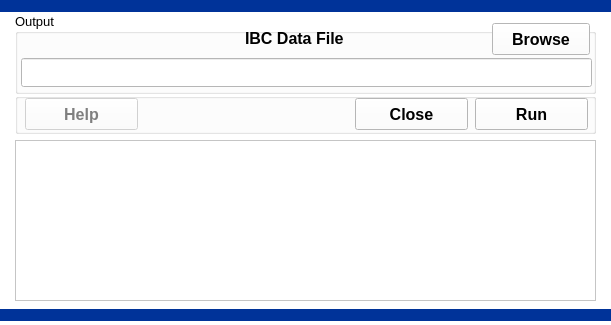
<?xml version="1.0" encoding="UTF-8"?>
<ui version="4.0">
 <class>IbcDataFile</class>
 <widget class="QDialog" name="IbcDataFile">
  <property name="geometry">
   <rect>
    <x>0</x>
    <y>0</y>
    <width>611</width>
    <height>325</height>
   </rect>
  </property>
  <property name="palette">
   <palette>
    <active>
     <colorrole role="WindowText">
      <brush brushstyle="SolidPattern">
       <color alpha="255">
        <red>0</red>
        <green>0</green>
        <blue>0</blue>
       </color>
      </brush>
     </colorrole>
     <colorrole role="Button">
      <brush brushstyle="SolidPattern">
       <color alpha="255">
        <red>255</red>
        <green>255</green>
        <blue>255</blue>
       </color>
      </brush>
     </colorrole>
     <colorrole role="Light">
      <brush brushstyle="SolidPattern">
       <color alpha="255">
        <red>255</red>
        <green>255</green>
        <blue>255</blue>
       </color>
      </brush>
     </colorrole>
     <colorrole role="Midlight">
      <brush brushstyle="SolidPattern">
       <color alpha="255">
        <red>255</red>
        <green>255</green>
        <blue>255</blue>
       </color>
      </brush>
     </colorrole>
     <colorrole role="Dark">
      <brush brushstyle="SolidPattern">
       <color alpha="255">
        <red>127</red>
        <green>127</green>
        <blue>127</blue>
       </color>
      </brush>
     </colorrole>
     <colorrole role="Mid">
      <brush brushstyle="SolidPattern">
       <color alpha="255">
        <red>170</red>
        <green>170</green>
        <blue>170</blue>
       </color>
      </brush>
     </colorrole>
     <colorrole role="Text">
      <brush brushstyle="SolidPattern">
       <color alpha="255">
        <red>0</red>
        <green>0</green>
        <blue>0</blue>
       </color>
      </brush>
     </colorrole>
     <colorrole role="BrightText">
      <brush brushstyle="SolidPattern">
       <color alpha="255">
        <red>255</red>
        <green>255</green>
        <blue>255</blue>
       </color>
      </brush>
     </colorrole>
     <colorrole role="ButtonText">
      <brush brushstyle="SolidPattern">
       <color alpha="255">
        <red>0</red>
        <green>0</green>
        <blue>0</blue>
       </color>
      </brush>
     </colorrole>
     <colorrole role="Base">
      <brush brushstyle="SolidPattern">
       <color alpha="255">
        <red>255</red>
        <green>255</green>
        <blue>255</blue>
       </color>
      </brush>
     </colorrole>
     <colorrole role="Window">
      <brush brushstyle="SolidPattern">
       <color alpha="255">
        <red>255</red>
        <green>255</green>
        <blue>255</blue>
       </color>
      </brush>
     </colorrole>
     <colorrole role="Shadow">
      <brush brushstyle="SolidPattern">
       <color alpha="255">
        <red>0</red>
        <green>0</green>
        <blue>0</blue>
       </color>
      </brush>
     </colorrole>
     <colorrole role="AlternateBase">
      <brush brushstyle="SolidPattern">
       <color alpha="255">
        <red>255</red>
        <green>255</green>
        <blue>255</blue>
       </color>
      </brush>
     </colorrole>
     <colorrole role="ToolTipBase">
      <brush brushstyle="SolidPattern">
       <color alpha="255">
        <red>255</red>
        <green>255</green>
        <blue>220</blue>
       </color>
      </brush>
     </colorrole>
     <colorrole role="ToolTipText">
      <brush brushstyle="SolidPattern">
       <color alpha="255">
        <red>0</red>
        <green>0</green>
        <blue>0</blue>
       </color>
      </brush>
     </colorrole>
    </active>
    <inactive>
     <colorrole role="WindowText">
      <brush brushstyle="SolidPattern">
       <color alpha="255">
        <red>0</red>
        <green>0</green>
        <blue>0</blue>
       </color>
      </brush>
     </colorrole>
     <colorrole role="Button">
      <brush brushstyle="SolidPattern">
       <color alpha="255">
        <red>255</red>
        <green>255</green>
        <blue>255</blue>
       </color>
      </brush>
     </colorrole>
     <colorrole role="Light">
      <brush brushstyle="SolidPattern">
       <color alpha="255">
        <red>255</red>
        <green>255</green>
        <blue>255</blue>
       </color>
      </brush>
     </colorrole>
     <colorrole role="Midlight">
      <brush brushstyle="SolidPattern">
       <color alpha="255">
        <red>255</red>
        <green>255</green>
        <blue>255</blue>
       </color>
      </brush>
     </colorrole>
     <colorrole role="Dark">
      <brush brushstyle="SolidPattern">
       <color alpha="255">
        <red>127</red>
        <green>127</green>
        <blue>127</blue>
       </color>
      </brush>
     </colorrole>
     <colorrole role="Mid">
      <brush brushstyle="SolidPattern">
       <color alpha="255">
        <red>170</red>
        <green>170</green>
        <blue>170</blue>
       </color>
      </brush>
     </colorrole>
     <colorrole role="Text">
      <brush brushstyle="SolidPattern">
       <color alpha="255">
        <red>0</red>
        <green>0</green>
        <blue>0</blue>
       </color>
      </brush>
     </colorrole>
     <colorrole role="BrightText">
      <brush brushstyle="SolidPattern">
       <color alpha="255">
        <red>255</red>
        <green>255</green>
        <blue>255</blue>
       </color>
      </brush>
     </colorrole>
     <colorrole role="ButtonText">
      <brush brushstyle="SolidPattern">
       <color alpha="255">
        <red>0</red>
        <green>0</green>
        <blue>0</blue>
       </color>
      </brush>
     </colorrole>
     <colorrole role="Base">
      <brush brushstyle="SolidPattern">
       <color alpha="255">
        <red>255</red>
        <green>255</green>
        <blue>255</blue>
       </color>
      </brush>
     </colorrole>
     <colorrole role="Window">
      <brush brushstyle="SolidPattern">
       <color alpha="255">
        <red>255</red>
        <green>255</green>
        <blue>255</blue>
       </color>
      </brush>
     </colorrole>
     <colorrole role="Shadow">
      <brush brushstyle="SolidPattern">
       <color alpha="255">
        <red>0</red>
        <green>0</green>
        <blue>0</blue>
       </color>
      </brush>
     </colorrole>
     <colorrole role="AlternateBase">
      <brush brushstyle="SolidPattern">
       <color alpha="255">
        <red>255</red>
        <green>255</green>
        <blue>255</blue>
       </color>
      </brush>
     </colorrole>
     <colorrole role="ToolTipBase">
      <brush brushstyle="SolidPattern">
       <color alpha="255">
        <red>255</red>
        <green>255</green>
        <blue>220</blue>
       </color>
      </brush>
     </colorrole>
     <colorrole role="ToolTipText">
      <brush brushstyle="SolidPattern">
       <color alpha="255">
        <red>0</red>
        <green>0</green>
        <blue>0</blue>
       </color>
      </brush>
     </colorrole>
    </inactive>
    <disabled>
     <colorrole role="WindowText">
      <brush brushstyle="SolidPattern">
       <color alpha="255">
        <red>127</red>
        <green>127</green>
        <blue>127</blue>
       </color>
      </brush>
     </colorrole>
     <colorrole role="Button">
      <brush brushstyle="SolidPattern">
       <color alpha="255">
        <red>255</red>
        <green>255</green>
        <blue>255</blue>
       </color>
      </brush>
     </colorrole>
     <colorrole role="Light">
      <brush brushstyle="SolidPattern">
       <color alpha="255">
        <red>255</red>
        <green>255</green>
        <blue>255</blue>
       </color>
      </brush>
     </colorrole>
     <colorrole role="Midlight">
      <brush brushstyle="SolidPattern">
       <color alpha="255">
        <red>255</red>
        <green>255</green>
        <blue>255</blue>
       </color>
      </brush>
     </colorrole>
     <colorrole role="Dark">
      <brush brushstyle="SolidPattern">
       <color alpha="255">
        <red>127</red>
        <green>127</green>
        <blue>127</blue>
       </color>
      </brush>
     </colorrole>
     <colorrole role="Mid">
      <brush brushstyle="SolidPattern">
       <color alpha="255">
        <red>170</red>
        <green>170</green>
        <blue>170</blue>
       </color>
      </brush>
     </colorrole>
     <colorrole role="Text">
      <brush brushstyle="SolidPattern">
       <color alpha="255">
        <red>127</red>
        <green>127</green>
        <blue>127</blue>
       </color>
      </brush>
     </colorrole>
     <colorrole role="BrightText">
      <brush brushstyle="SolidPattern">
       <color alpha="255">
        <red>255</red>
        <green>255</green>
        <blue>255</blue>
       </color>
      </brush>
     </colorrole>
     <colorrole role="ButtonText">
      <brush brushstyle="SolidPattern">
       <color alpha="255">
        <red>127</red>
        <green>127</green>
        <blue>127</blue>
       </color>
      </brush>
     </colorrole>
     <colorrole role="Base">
      <brush brushstyle="SolidPattern">
       <color alpha="255">
        <red>255</red>
        <green>255</green>
        <blue>255</blue>
       </color>
      </brush>
     </colorrole>
     <colorrole role="Window">
      <brush brushstyle="SolidPattern">
       <color alpha="255">
        <red>255</red>
        <green>255</green>
        <blue>255</blue>
       </color>
      </brush>
     </colorrole>
     <colorrole role="Shadow">
      <brush brushstyle="SolidPattern">
       <color alpha="255">
        <red>0</red>
        <green>0</green>
        <blue>0</blue>
       </color>
      </brush>
     </colorrole>
     <colorrole role="AlternateBase">
      <brush brushstyle="SolidPattern">
       <color alpha="255">
        <red>255</red>
        <green>255</green>
        <blue>255</blue>
       </color>
      </brush>
     </colorrole>
     <colorrole role="ToolTipBase">
      <brush brushstyle="SolidPattern">
       <color alpha="255">
        <red>255</red>
        <green>255</green>
        <blue>220</blue>
       </color>
      </brush>
     </colorrole>
     <colorrole role="ToolTipText">
      <brush brushstyle="SolidPattern">
       <color alpha="255">
        <red>0</red>
        <green>0</green>
        <blue>0</blue>
       </color>
      </brush>
     </colorrole>
    </disabled>
   </palette>
  </property>
  <property name="font">
   <font>
    <family>Arial</family>
    <pointsize>10</pointsize>
   </font>
  </property>
  <property name="windowTitle">
   <string>Ibc Data File</string>
  </property>
  <widget class="QTextBrowser" name="textBrowserLogs">
   <property name="geometry">
    <rect>
     <x>15</x>
     <y>140</y>
     <width>581</width>
     <height>161</height>
    </rect>
   </property>
   <property name="font">
    <font>
     <pointsize>11</pointsize>
    </font>
   </property>
   <property name="lineWrapMode">
    <enum>QTextEdit::NoWrap</enum>
   </property>
  </widget>
  <widget class="Line" name="BorderTop">
   <property name="geometry">
    <rect>
     <x>0</x>
     <y>-4</y>
     <width>611</width>
     <height>20</height>
    </rect>
   </property>
   <property name="baseSize">
    <size>
     <width>0</width>
     <height>0</height>
    </size>
   </property>
   <property name="palette">
    <palette>
     <active>
      <colorrole role="WindowText">
       <brush brushstyle="SolidPattern">
        <color alpha="255">
         <red>0</red>
         <green>51</green>
         <blue>153</blue>
        </color>
       </brush>
      </colorrole>
      <colorrole role="Button">
       <brush brushstyle="SolidPattern">
        <color alpha="255">
         <red>128</red>
         <green>0</green>
         <blue>0</blue>
        </color>
       </brush>
      </colorrole>
      <colorrole role="Light">
       <brush brushstyle="SolidPattern">
        <color alpha="255">
         <red>192</red>
         <green>0</green>
         <blue>0</blue>
        </color>
       </brush>
      </colorrole>
      <colorrole role="Midlight">
       <brush brushstyle="SolidPattern">
        <color alpha="255">
         <red>160</red>
         <green>0</green>
         <blue>0</blue>
        </color>
       </brush>
      </colorrole>
      <colorrole role="Dark">
       <brush brushstyle="SolidPattern">
        <color alpha="255">
         <red>64</red>
         <green>0</green>
         <blue>0</blue>
        </color>
       </brush>
      </colorrole>
      <colorrole role="Mid">
       <brush brushstyle="SolidPattern">
        <color alpha="255">
         <red>85</red>
         <green>0</green>
         <blue>0</blue>
        </color>
       </brush>
      </colorrole>
      <colorrole role="Text">
       <brush brushstyle="SolidPattern">
        <color alpha="255">
         <red>0</red>
         <green>51</green>
         <blue>153</blue>
        </color>
       </brush>
      </colorrole>
      <colorrole role="BrightText">
       <brush brushstyle="SolidPattern">
        <color alpha="255">
         <red>255</red>
         <green>255</green>
         <blue>255</blue>
        </color>
       </brush>
      </colorrole>
      <colorrole role="ButtonText">
       <brush brushstyle="SolidPattern">
        <color alpha="255">
         <red>0</red>
         <green>51</green>
         <blue>153</blue>
        </color>
       </brush>
      </colorrole>
      <colorrole role="Base">
       <brush brushstyle="SolidPattern">
        <color alpha="255">
         <red>0</red>
         <green>0</green>
         <blue>0</blue>
        </color>
       </brush>
      </colorrole>
      <colorrole role="Window">
       <brush brushstyle="SolidPattern">
        <color alpha="255">
         <red>128</red>
         <green>0</green>
         <blue>0</blue>
        </color>
       </brush>
      </colorrole>
      <colorrole role="Shadow">
       <brush brushstyle="SolidPattern">
        <color alpha="255">
         <red>0</red>
         <green>0</green>
         <blue>0</blue>
        </color>
       </brush>
      </colorrole>
      <colorrole role="AlternateBase">
       <brush brushstyle="SolidPattern">
        <color alpha="255">
         <red>64</red>
         <green>0</green>
         <blue>0</blue>
        </color>
       </brush>
      </colorrole>
      <colorrole role="ToolTipBase">
       <brush brushstyle="SolidPattern">
        <color alpha="255">
         <red>255</red>
         <green>255</green>
         <blue>220</blue>
        </color>
       </brush>
      </colorrole>
      <colorrole role="ToolTipText">
       <brush brushstyle="SolidPattern">
        <color alpha="255">
         <red>0</red>
         <green>0</green>
         <blue>0</blue>
        </color>
       </brush>
      </colorrole>
     </active>
     <inactive>
      <colorrole role="WindowText">
       <brush brushstyle="SolidPattern">
        <color alpha="255">
         <red>0</red>
         <green>51</green>
         <blue>153</blue>
        </color>
       </brush>
      </colorrole>
      <colorrole role="Button">
       <brush brushstyle="SolidPattern">
        <color alpha="255">
         <red>128</red>
         <green>0</green>
         <blue>0</blue>
        </color>
       </brush>
      </colorrole>
      <colorrole role="Light">
       <brush brushstyle="SolidPattern">
        <color alpha="255">
         <red>192</red>
         <green>0</green>
         <blue>0</blue>
        </color>
       </brush>
      </colorrole>
      <colorrole role="Midlight">
       <brush brushstyle="SolidPattern">
        <color alpha="255">
         <red>160</red>
         <green>0</green>
         <blue>0</blue>
        </color>
       </brush>
      </colorrole>
      <colorrole role="Dark">
       <brush brushstyle="SolidPattern">
        <color alpha="255">
         <red>64</red>
         <green>0</green>
         <blue>0</blue>
        </color>
       </brush>
      </colorrole>
      <colorrole role="Mid">
       <brush brushstyle="SolidPattern">
        <color alpha="255">
         <red>85</red>
         <green>0</green>
         <blue>0</blue>
        </color>
       </brush>
      </colorrole>
      <colorrole role="Text">
       <brush brushstyle="SolidPattern">
        <color alpha="255">
         <red>0</red>
         <green>51</green>
         <blue>153</blue>
        </color>
       </brush>
      </colorrole>
      <colorrole role="BrightText">
       <brush brushstyle="SolidPattern">
        <color alpha="255">
         <red>255</red>
         <green>255</green>
         <blue>255</blue>
        </color>
       </brush>
      </colorrole>
      <colorrole role="ButtonText">
       <brush brushstyle="SolidPattern">
        <color alpha="255">
         <red>0</red>
         <green>51</green>
         <blue>153</blue>
        </color>
       </brush>
      </colorrole>
      <colorrole role="Base">
       <brush brushstyle="SolidPattern">
        <color alpha="255">
         <red>0</red>
         <green>0</green>
         <blue>0</blue>
        </color>
       </brush>
      </colorrole>
      <colorrole role="Window">
       <brush brushstyle="SolidPattern">
        <color alpha="255">
         <red>128</red>
         <green>0</green>
         <blue>0</blue>
        </color>
       </brush>
      </colorrole>
      <colorrole role="Shadow">
       <brush brushstyle="SolidPattern">
        <color alpha="255">
         <red>0</red>
         <green>0</green>
         <blue>0</blue>
        </color>
       </brush>
      </colorrole>
      <colorrole role="AlternateBase">
       <brush brushstyle="SolidPattern">
        <color alpha="255">
         <red>64</red>
         <green>0</green>
         <blue>0</blue>
        </color>
       </brush>
      </colorrole>
      <colorrole role="ToolTipBase">
       <brush brushstyle="SolidPattern">
        <color alpha="255">
         <red>255</red>
         <green>255</green>
         <blue>220</blue>
        </color>
       </brush>
      </colorrole>
      <colorrole role="ToolTipText">
       <brush brushstyle="SolidPattern">
        <color alpha="255">
         <red>0</red>
         <green>0</green>
         <blue>0</blue>
        </color>
       </brush>
      </colorrole>
     </inactive>
     <disabled>
      <colorrole role="WindowText">
       <brush brushstyle="SolidPattern">
        <color alpha="255">
         <red>0</red>
         <green>51</green>
         <blue>153</blue>
        </color>
       </brush>
      </colorrole>
      <colorrole role="Button">
       <brush brushstyle="SolidPattern">
        <color alpha="255">
         <red>128</red>
         <green>0</green>
         <blue>0</blue>
        </color>
       </brush>
      </colorrole>
      <colorrole role="Light">
       <brush brushstyle="SolidPattern">
        <color alpha="255">
         <red>192</red>
         <green>0</green>
         <blue>0</blue>
        </color>
       </brush>
      </colorrole>
      <colorrole role="Midlight">
       <brush brushstyle="SolidPattern">
        <color alpha="255">
         <red>160</red>
         <green>0</green>
         <blue>0</blue>
        </color>
       </brush>
      </colorrole>
      <colorrole role="Dark">
       <brush brushstyle="SolidPattern">
        <color alpha="255">
         <red>64</red>
         <green>0</green>
         <blue>0</blue>
        </color>
       </brush>
      </colorrole>
      <colorrole role="Mid">
       <brush brushstyle="SolidPattern">
        <color alpha="255">
         <red>85</red>
         <green>0</green>
         <blue>0</blue>
        </color>
       </brush>
      </colorrole>
      <colorrole role="Text">
       <brush brushstyle="SolidPattern">
        <color alpha="255">
         <red>0</red>
         <green>51</green>
         <blue>153</blue>
        </color>
       </brush>
      </colorrole>
      <colorrole role="BrightText">
       <brush brushstyle="SolidPattern">
        <color alpha="255">
         <red>255</red>
         <green>255</green>
         <blue>255</blue>
        </color>
       </brush>
      </colorrole>
      <colorrole role="ButtonText">
       <brush brushstyle="SolidPattern">
        <color alpha="255">
         <red>0</red>
         <green>51</green>
         <blue>153</blue>
        </color>
       </brush>
      </colorrole>
      <colorrole role="Base">
       <brush brushstyle="SolidPattern">
        <color alpha="255">
         <red>128</red>
         <green>0</green>
         <blue>0</blue>
        </color>
       </brush>
      </colorrole>
      <colorrole role="Window">
       <brush brushstyle="SolidPattern">
        <color alpha="255">
         <red>128</red>
         <green>0</green>
         <blue>0</blue>
        </color>
       </brush>
      </colorrole>
      <colorrole role="Shadow">
       <brush brushstyle="SolidPattern">
        <color alpha="255">
         <red>0</red>
         <green>0</green>
         <blue>0</blue>
        </color>
       </brush>
      </colorrole>
      <colorrole role="AlternateBase">
       <brush brushstyle="SolidPattern">
        <color alpha="255">
         <red>128</red>
         <green>0</green>
         <blue>0</blue>
        </color>
       </brush>
      </colorrole>
      <colorrole role="ToolTipBase">
       <brush brushstyle="SolidPattern">
        <color alpha="255">
         <red>255</red>
         <green>255</green>
         <blue>220</blue>
        </color>
       </brush>
      </colorrole>
      <colorrole role="ToolTipText">
       <brush brushstyle="SolidPattern">
        <color alpha="255">
         <red>0</red>
         <green>0</green>
         <blue>0</blue>
        </color>
       </brush>
      </colorrole>
     </disabled>
    </palette>
   </property>
   <property name="styleSheet">
    <string notr="true">color: rgb(0, 51, 153);</string>
   </property>
   <property name="frameShadow">
    <enum>QFrame::Plain</enum>
   </property>
   <property name="lineWidth">
    <number>12</number>
   </property>
   <property name="midLineWidth">
    <number>0</number>
   </property>
   <property name="orientation">
    <enum>Qt::Horizontal</enum>
   </property>
  </widget>
  <widget class="QGroupBox" name="groupBoxButtons">
   <property name="geometry">
    <rect>
     <x>15</x>
     <y>93</y>
     <width>581</width>
     <height>41</height>
    </rect>
   </property>
   <property name="title">
    <string/>
   </property>
   <widget class="QPushButton" name="pushButtonHelp">
    <property name="enabled">
     <bool>false</bool>
    </property>
    <property name="geometry">
     <rect>
      <x>10</x>
      <y>5</y>
      <width>113</width>
      <height>32</height>
     </rect>
    </property>
    <property name="font">
     <font>
      <pointsize>12</pointsize>
      <weight>75</weight>
      <bold>true</bold>
     </font>
    </property>
    <property name="text">
     <string>Help</string>
    </property>
    <property name="autoDefault">
     <bool>false</bool>
    </property>
   </widget>
   <widget class="QPushButton" name="pushButtonClose">
    <property name="geometry">
     <rect>
      <x>340</x>
      <y>5</y>
      <width>113</width>
      <height>32</height>
     </rect>
    </property>
    <property name="font">
     <font>
      <pointsize>12</pointsize>
      <weight>75</weight>
      <bold>true</bold>
     </font>
    </property>
    <property name="text">
     <string>Close</string>
    </property>
    <property name="autoDefault">
     <bool>false</bool>
    </property>
   </widget>
   <widget class="QPushButton" name="pushButtonRun">
    <property name="geometry">
     <rect>
      <x>460</x>
      <y>5</y>
      <width>113</width>
      <height>32</height>
     </rect>
    </property>
    <property name="font">
     <font>
      <pointsize>12</pointsize>
      <weight>75</weight>
      <bold>true</bold>
     </font>
    </property>
    <property name="toolTip">
     <string/>
    </property>
    <property name="text">
     <string>Run</string>
    </property>
    <property name="autoDefault">
     <bool>false</bool>
    </property>
   </widget>
  </widget>
  <widget class="Line" name="BorderBottom">
   <property name="geometry">
    <rect>
     <x>0</x>
     <y>305</y>
     <width>611</width>
     <height>20</height>
    </rect>
   </property>
   <property name="baseSize">
    <size>
     <width>0</width>
     <height>0</height>
    </size>
   </property>
   <property name="palette">
    <palette>
     <active>
      <colorrole role="WindowText">
       <brush brushstyle="SolidPattern">
        <color alpha="255">
         <red>0</red>
         <green>51</green>
         <blue>153</blue>
        </color>
       </brush>
      </colorrole>
      <colorrole role="Button">
       <brush brushstyle="SolidPattern">
        <color alpha="255">
         <red>128</red>
         <green>0</green>
         <blue>0</blue>
        </color>
       </brush>
      </colorrole>
      <colorrole role="Light">
       <brush brushstyle="SolidPattern">
        <color alpha="255">
         <red>192</red>
         <green>0</green>
         <blue>0</blue>
        </color>
       </brush>
      </colorrole>
      <colorrole role="Midlight">
       <brush brushstyle="SolidPattern">
        <color alpha="255">
         <red>160</red>
         <green>0</green>
         <blue>0</blue>
        </color>
       </brush>
      </colorrole>
      <colorrole role="Dark">
       <brush brushstyle="SolidPattern">
        <color alpha="255">
         <red>64</red>
         <green>0</green>
         <blue>0</blue>
        </color>
       </brush>
      </colorrole>
      <colorrole role="Mid">
       <brush brushstyle="SolidPattern">
        <color alpha="255">
         <red>85</red>
         <green>0</green>
         <blue>0</blue>
        </color>
       </brush>
      </colorrole>
      <colorrole role="Text">
       <brush brushstyle="SolidPattern">
        <color alpha="255">
         <red>0</red>
         <green>51</green>
         <blue>153</blue>
        </color>
       </brush>
      </colorrole>
      <colorrole role="BrightText">
       <brush brushstyle="SolidPattern">
        <color alpha="255">
         <red>255</red>
         <green>255</green>
         <blue>255</blue>
        </color>
       </brush>
      </colorrole>
      <colorrole role="ButtonText">
       <brush brushstyle="SolidPattern">
        <color alpha="255">
         <red>0</red>
         <green>51</green>
         <blue>153</blue>
        </color>
       </brush>
      </colorrole>
      <colorrole role="Base">
       <brush brushstyle="SolidPattern">
        <color alpha="255">
         <red>0</red>
         <green>0</green>
         <blue>0</blue>
        </color>
       </brush>
      </colorrole>
      <colorrole role="Window">
       <brush brushstyle="SolidPattern">
        <color alpha="255">
         <red>128</red>
         <green>0</green>
         <blue>0</blue>
        </color>
       </brush>
      </colorrole>
      <colorrole role="Shadow">
       <brush brushstyle="SolidPattern">
        <color alpha="255">
         <red>0</red>
         <green>0</green>
         <blue>0</blue>
        </color>
       </brush>
      </colorrole>
      <colorrole role="AlternateBase">
       <brush brushstyle="SolidPattern">
        <color alpha="255">
         <red>64</red>
         <green>0</green>
         <blue>0</blue>
        </color>
       </brush>
      </colorrole>
      <colorrole role="ToolTipBase">
       <brush brushstyle="SolidPattern">
        <color alpha="255">
         <red>255</red>
         <green>255</green>
         <blue>220</blue>
        </color>
       </brush>
      </colorrole>
      <colorrole role="ToolTipText">
       <brush brushstyle="SolidPattern">
        <color alpha="255">
         <red>0</red>
         <green>0</green>
         <blue>0</blue>
        </color>
       </brush>
      </colorrole>
     </active>
     <inactive>
      <colorrole role="WindowText">
       <brush brushstyle="SolidPattern">
        <color alpha="255">
         <red>0</red>
         <green>51</green>
         <blue>153</blue>
        </color>
       </brush>
      </colorrole>
      <colorrole role="Button">
       <brush brushstyle="SolidPattern">
        <color alpha="255">
         <red>128</red>
         <green>0</green>
         <blue>0</blue>
        </color>
       </brush>
      </colorrole>
      <colorrole role="Light">
       <brush brushstyle="SolidPattern">
        <color alpha="255">
         <red>192</red>
         <green>0</green>
         <blue>0</blue>
        </color>
       </brush>
      </colorrole>
      <colorrole role="Midlight">
       <brush brushstyle="SolidPattern">
        <color alpha="255">
         <red>160</red>
         <green>0</green>
         <blue>0</blue>
        </color>
       </brush>
      </colorrole>
      <colorrole role="Dark">
       <brush brushstyle="SolidPattern">
        <color alpha="255">
         <red>64</red>
         <green>0</green>
         <blue>0</blue>
        </color>
       </brush>
      </colorrole>
      <colorrole role="Mid">
       <brush brushstyle="SolidPattern">
        <color alpha="255">
         <red>85</red>
         <green>0</green>
         <blue>0</blue>
        </color>
       </brush>
      </colorrole>
      <colorrole role="Text">
       <brush brushstyle="SolidPattern">
        <color alpha="255">
         <red>0</red>
         <green>51</green>
         <blue>153</blue>
        </color>
       </brush>
      </colorrole>
      <colorrole role="BrightText">
       <brush brushstyle="SolidPattern">
        <color alpha="255">
         <red>255</red>
         <green>255</green>
         <blue>255</blue>
        </color>
       </brush>
      </colorrole>
      <colorrole role="ButtonText">
       <brush brushstyle="SolidPattern">
        <color alpha="255">
         <red>0</red>
         <green>51</green>
         <blue>153</blue>
        </color>
       </brush>
      </colorrole>
      <colorrole role="Base">
       <brush brushstyle="SolidPattern">
        <color alpha="255">
         <red>0</red>
         <green>0</green>
         <blue>0</blue>
        </color>
       </brush>
      </colorrole>
      <colorrole role="Window">
       <brush brushstyle="SolidPattern">
        <color alpha="255">
         <red>128</red>
         <green>0</green>
         <blue>0</blue>
        </color>
       </brush>
      </colorrole>
      <colorrole role="Shadow">
       <brush brushstyle="SolidPattern">
        <color alpha="255">
         <red>0</red>
         <green>0</green>
         <blue>0</blue>
        </color>
       </brush>
      </colorrole>
      <colorrole role="AlternateBase">
       <brush brushstyle="SolidPattern">
        <color alpha="255">
         <red>64</red>
         <green>0</green>
         <blue>0</blue>
        </color>
       </brush>
      </colorrole>
      <colorrole role="ToolTipBase">
       <brush brushstyle="SolidPattern">
        <color alpha="255">
         <red>255</red>
         <green>255</green>
         <blue>220</blue>
        </color>
       </brush>
      </colorrole>
      <colorrole role="ToolTipText">
       <brush brushstyle="SolidPattern">
        <color alpha="255">
         <red>0</red>
         <green>0</green>
         <blue>0</blue>
        </color>
       </brush>
      </colorrole>
     </inactive>
     <disabled>
      <colorrole role="WindowText">
       <brush brushstyle="SolidPattern">
        <color alpha="255">
         <red>0</red>
         <green>51</green>
         <blue>153</blue>
        </color>
       </brush>
      </colorrole>
      <colorrole role="Button">
       <brush brushstyle="SolidPattern">
        <color alpha="255">
         <red>128</red>
         <green>0</green>
         <blue>0</blue>
        </color>
       </brush>
      </colorrole>
      <colorrole role="Light">
       <brush brushstyle="SolidPattern">
        <color alpha="255">
         <red>192</red>
         <green>0</green>
         <blue>0</blue>
        </color>
       </brush>
      </colorrole>
      <colorrole role="Midlight">
       <brush brushstyle="SolidPattern">
        <color alpha="255">
         <red>160</red>
         <green>0</green>
         <blue>0</blue>
        </color>
       </brush>
      </colorrole>
      <colorrole role="Dark">
       <brush brushstyle="SolidPattern">
        <color alpha="255">
         <red>64</red>
         <green>0</green>
         <blue>0</blue>
        </color>
       </brush>
      </colorrole>
      <colorrole role="Mid">
       <brush brushstyle="SolidPattern">
        <color alpha="255">
         <red>85</red>
         <green>0</green>
         <blue>0</blue>
        </color>
       </brush>
      </colorrole>
      <colorrole role="Text">
       <brush brushstyle="SolidPattern">
        <color alpha="255">
         <red>0</red>
         <green>51</green>
         <blue>153</blue>
        </color>
       </brush>
      </colorrole>
      <colorrole role="BrightText">
       <brush brushstyle="SolidPattern">
        <color alpha="255">
         <red>255</red>
         <green>255</green>
         <blue>255</blue>
        </color>
       </brush>
      </colorrole>
      <colorrole role="ButtonText">
       <brush brushstyle="SolidPattern">
        <color alpha="255">
         <red>0</red>
         <green>51</green>
         <blue>153</blue>
        </color>
       </brush>
      </colorrole>
      <colorrole role="Base">
       <brush brushstyle="SolidPattern">
        <color alpha="255">
         <red>128</red>
         <green>0</green>
         <blue>0</blue>
        </color>
       </brush>
      </colorrole>
      <colorrole role="Window">
       <brush brushstyle="SolidPattern">
        <color alpha="255">
         <red>128</red>
         <green>0</green>
         <blue>0</blue>
        </color>
       </brush>
      </colorrole>
      <colorrole role="Shadow">
       <brush brushstyle="SolidPattern">
        <color alpha="255">
         <red>0</red>
         <green>0</green>
         <blue>0</blue>
        </color>
       </brush>
      </colorrole>
      <colorrole role="AlternateBase">
       <brush brushstyle="SolidPattern">
        <color alpha="255">
         <red>128</red>
         <green>0</green>
         <blue>0</blue>
        </color>
       </brush>
      </colorrole>
      <colorrole role="ToolTipBase">
       <brush brushstyle="SolidPattern">
        <color alpha="255">
         <red>255</red>
         <green>255</green>
         <blue>220</blue>
        </color>
       </brush>
      </colorrole>
      <colorrole role="ToolTipText">
       <brush brushstyle="SolidPattern">
        <color alpha="255">
         <red>0</red>
         <green>0</green>
         <blue>0</blue>
        </color>
       </brush>
      </colorrole>
     </disabled>
    </palette>
   </property>
   <property name="styleSheet">
    <string notr="true">color: rgb(0, 51, 153);</string>
   </property>
   <property name="frameShadow">
    <enum>QFrame::Plain</enum>
   </property>
   <property name="lineWidth">
    <number>12</number>
   </property>
   <property name="midLineWidth">
    <number>0</number>
   </property>
   <property name="orientation">
    <enum>Qt::Horizontal</enum>
   </property>
  </widget>
  <widget class="QGroupBox" name="groupBoxOutput">
   <property name="geometry">
    <rect>
     <x>15</x>
     <y>13</y>
     <width>581</width>
     <height>81</height>
    </rect>
   </property>
   <property name="title">
    <string>Output</string>
   </property>
   <widget class="QLabel" name="textLabel2">
    <property name="geometry">
     <rect>
      <x>230</x>
      <y>10</y>
      <width>131</width>
      <height>31</height>
     </rect>
    </property>
    <property name="font">
     <font>
      <pointsize>12</pointsize>
      <weight>75</weight>
      <bold>true</bold>
     </font>
    </property>
    <property name="text">
     <string>IBC Data File</string>
    </property>
   </widget>
   <widget class="QPushButton" name="pushButtonIbcDataFile">
    <property name="geometry">
     <rect>
      <x>477</x>
      <y>10</y>
      <width>98</width>
      <height>32</height>
     </rect>
    </property>
    <property name="font">
     <font>
      <pointsize>12</pointsize>
      <weight>75</weight>
      <bold>true</bold>
     </font>
    </property>
    <property name="text">
     <string>Browse</string>
    </property>
    <property name="autoDefault">
     <bool>false</bool>
    </property>
   </widget>
   <widget class="QLineEdit" name="lineEditIbcDataFile">
    <property name="geometry">
     <rect>
      <x>6</x>
      <y>45</y>
      <width>571</width>
      <height>29</height>
     </rect>
    </property>
    <property name="font">
     <font>
      <pointsize>11</pointsize>
      <weight>75</weight>
      <bold>true</bold>
     </font>
    </property>
   </widget>
  </widget>
 </widget>
 <resources/>
 <connections/>
</ui>
